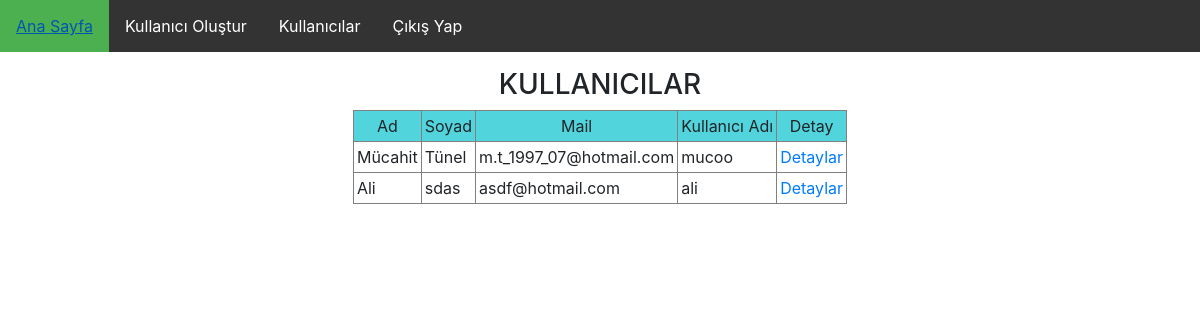
The app's page /kullanici_listele/ (signed in) with its own data.
### Ortak/models.py (models this page shows, shortened)
class Kullanici(AbstractBaseUser):#Kullanıcı
    TC = models.BigIntegerField(unique=True)
    Kullanıcı_adı = models.CharField(max_length=20, unique=True, verbose_name='KULLANICI ADI')
    Ad = models.CharField(max_length=30, verbose_name='AD')
    Soyad = models.CharField(max_length=30,verbose_name='SOYAD')
    is_active = models.BooleanField(default=False)
    is_staff = models.BooleanField(default=False)
    e_Mail = models.EmailField(max_length=255, unique=True, verbose_name='E-POSTA ADRESİ')
    Rol = models.CharField(max_length=50, choices=Roller, verbose_name='ROL')
    Sifre = models.CharField(max_length=24, verbose_name='ŞİFRE')
    USERNAME_FIELD = 'e_Mail'
    REQUIRED_FIELDS = ['Kullanıcı_adı','TC']
    nesne = UserManager()

### Ortak/views.py (the view)
    def wrapper(request, *args, **kwargs):
        user = request.user
        if user.is_superuser:
            if user.is_superuser:
                return function(request, *args, **kwargs)
            else:
                raise Http404
        else:
            return redirect("Ortak:Giriş")

### Ortak/views.py (called while the page is built)
def admin_required(function):
    def wrapper(request, *args, **kwargs):
        user = request.user
        if user.is_superuser:
            if user.is_superuser:
                return function(request, *args, **kwargs)
            else:
                raise Http404
        else:
            return redirect("Ortak:Giriş")
    return wrapper

@admin_required
def kullanici_listele(request):
    kullanicilar = Kullanici.nesne.all()#UserManager nesnesinden tüm kullanıcı bilgilerini alıyoruz
    return render(request,'Ortak/kullanici_listele.html', {'kullanicilar':kullanicilar})

### template/Ortak/kullanici_listele.html (shortened to what this page needs)
{% extends 'base.html'%}
{% block body %}
<center>
   	<link rel="stylesheet" href="https://cdnjs.cloudflare.com/ajax/libs/twitter-bootstrap/4.1.0/css/bootstrap.min.css" />
    <link rel="stylesheet" href="https://cdnjs.cloudflare.com/ajax/libs/bootstrap-datetimepicker/4.17.47/css/bootstrap-datetimepicker.min.css" />
    <h3>KULLANICILAR</h3>
<table border="1" cellpadding="3" cellspacing="0">
    <tr bgcolor="#51d4db">
        <td align="center">Ad</td>
        <td align="center">Soyad</td>
        <td align="center">Mail</td>
        <td align="center">Kullanıcı Adı</td>
        <td align="center">Detay</td>
    </tr>
    {% for kullanici in kullanicilar %}
    <tr>
        <td>{{kullanici.Ad}}</td>
        <td>{{kullanici.Soyad}}</td>
        <td>{{kullanici.e_Mail}}</td>
        <td>{{kullanici.Kullanıcı_adı}}</td>
        <td><a href="{% url 'Ortak:Kullanıcı_görüntüle' kullanici.id %}">Detaylar</a></td>
    </tr>
    {% endfor %}
{% endblock %}

### records on screen
Kullanici: Ad "Mücahit", Soyad "Tünel", e_Mail "m.t_1997_07@hotmail.com", Kullanıcı_adı "mucoo"
Kullanici: Ad "Ali", Soyad "sdas", e_Mail "asdf@hotmail.com", Kullanıcı_adı "ali"
